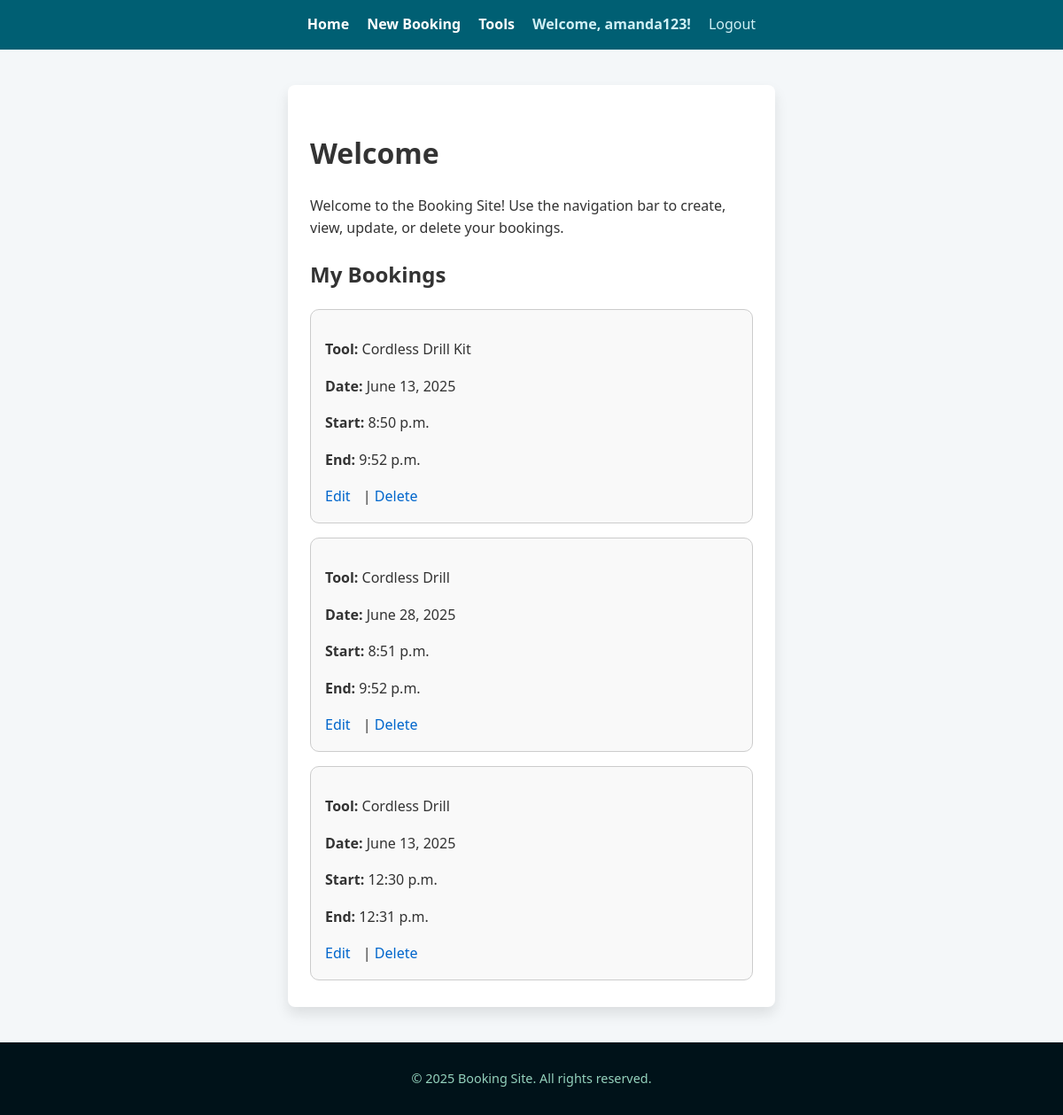
The app's page / (signed in) with its own data.
### bookings/models.py (models this page shows, shortened)
class Booking(models.Model):
    tool = models.ForeignKey(Tool, on_delete=models.CASCADE)
    user = models.ForeignKey(User, on_delete=models.CASCADE)
    date = models.DateField()
    start_time = models.TimeField()
    end_time = models.TimeField()

class Tool(models.Model):
    name = models.CharField(max_length=100)
    description = models.TextField(blank=True)
    location = models.CharField(max_length=100)
    image = models.ImageField(upload_to='tool_images/', blank=True, null=True)

### bookings/views.py (the view)
# urls.py: path('', views.home, name='home'),  # <-- Add home page at root
def home(request):
    context = {
        'info_text': (
            "Welcome to the Booking Site! Use the navigation bar to create, "
            "view, update, or delete your bookings."
        )
    }
    if request.user.is_authenticated:
        context['bookings'] = Booking.objects.filter(user=request.user)
    return render(request, 'bookings/home.html', context)

### bookings/templates/bookings/home.html (shortened to what this page needs)
{% extends 'bookings/base.html' %}
{% block content %}
<h1>Welcome</h1>
<p>{{ info_text }}</p>
{% if user.is_authenticated %}
    <h2>My Bookings</h2>
    {% if bookings %}
        <div class="booking-grid">
            {% for booking in bookings %}
                <div class="booking-card">
                    <p><strong>Tool:</strong> {{ booking.tool.name }}</p>
                    <p><strong>Date:</strong> {{ booking.date }}</p>
                    <p><strong>Start:</strong> {{ booking.start_time }}</p>
                    <p><strong>End:</strong> {{ booking.end_time }}</p>
                    <div class="booking-actions">
                        <a href="{% url 'booking_update' booking.id %}">Edit</a> |
                        <a href="{% url 'booking_delete' booking.id %}">Delete</a>
                    </div>
                </div>
            {% endfor %}
        </div>
    {% else %}
        <p>You have no bookings yet.</p>
    {% endif %}
{% else %}
    <p><a href="{% url 'login' %}">Log in</a> to view or make bookings.</p>
{% endif %}
{% endblock %}

### bookings/templates/bookings/base.html (shortened to what this page needs)
{% load static %}
<!DOCTYPE html>
<html lang="en">
<head>
    <link rel="stylesheet" href="{% static 'css/styles.css' %}" />
</head>
<body>
    <header>
        <nav>
            <ul class="nav-list">
                <li><a class="nav-link" href="{% url 'home' %}">Home</a></li>
                <li><a class="nav-link" href="{% url 'booking_create' %}">New Booking</a></li>
                <li><a class="nav-link" href="{% url 'tool_list' %}">Tools</a></li>
                {% if user.is_authenticated %}
                    <li><span class="nav-user">Welcome, {{ user.username }}!</span></li>
                    <li>
                        <form action="{% url 'logout' %}" method="post" style="display:inline;">
                            <button type="submit" class="nav-user logout-button">
                                Logout
                            </button>
                        </form>
                    </li>
                {% else %}
                    <li><a class="nav-link" href="{% url 'login' %}">Login</a></li>
                    <li><a class="nav-link" href="{% url 'register' %}">Register</a></li>
                {% endif %}
            </ul>
        </nav>
    </header>
    <main class="container">
        {% block content %}
        {% endblock %}
    </main>
    <footer>
        <p>© {% now "Y" %} Booking Site. All rights reserved.</p>
    </footer>
</body>
</html>

### bookings/static/css/styles.css (style rules this page uses)
body { font-family: 'Segoe UI', Tahoma, Geneva, Verdana, sans-serif; margin: 0; background-color: #f4f7f9; color: #333; line-height: 1.6; }
nav { background-color: #005f73; padding: 15px 20px; text-align: center; }
.nav-list { list-style: none; margin: 0; padding: 0; display: inline-flex; gap: 20px; justify-content: center; flex-wrap: wrap; }
.nav-link { color: #ffffff; text-decoration: none; font-weight: 600; font-size: 1rem; transition: color 0.3s ease; }
.nav-user { color: #d0f0f5; font-weight: 600; font-size: 1rem; }
.logout-button { background: none; border: none; padding: 0; cursor: pointer; font: inherit; }
.container { max-width: 500px; margin: 40px auto; background: white; padding: 30px 25px; border-radius: 8px; box-shadow: 0 8px 15px rgba(0, 0, 0, 0.1); }
form button { background-color: #005f73; color: white; font-weight: 600; padding: 10px 20px; border: none; border-radius: 4px; cursor: pointer; transition: background-color 0.3s ease; }
footer { background-color: #001219; color: #94d2bd; text-align: center; padding: 15px 10px; font-size: 0.9rem; margin-top: 40px; }
.booking-grid { display: grid; grid-template-columns: repeat(auto-fill, minmax(250px, 1fr)); gap: 1rem; }
.booking-card { border: 1px solid #ccc; padding: 1rem; border-radius: 10px; background-color: #f9f9f9; }
.booking-actions a { margin-right: 10px; color: #0066cc; text-decoration: none; }

### records on screen
Booking: tool.name "Cordless Drill Kit", date "June 13, 2025", start_time "8:50 p.m.", end_time "9:52 p.m."
Booking: tool.name "Cordless Drill", date "June 28, 2025", start_time "8:51 p.m.", end_time "9:52 p.m."
Booking: tool.name "Cordless Drill", date "June 13, 2025", start_time "12:30 p.m.", end_time "12:31 p.m."

### other values on screen
{{ user.username }} "amanda123"
{{ info_text }} "Welcome to the Booking Site! Use the navigation bar to create, view, update, or delete your bookings."
